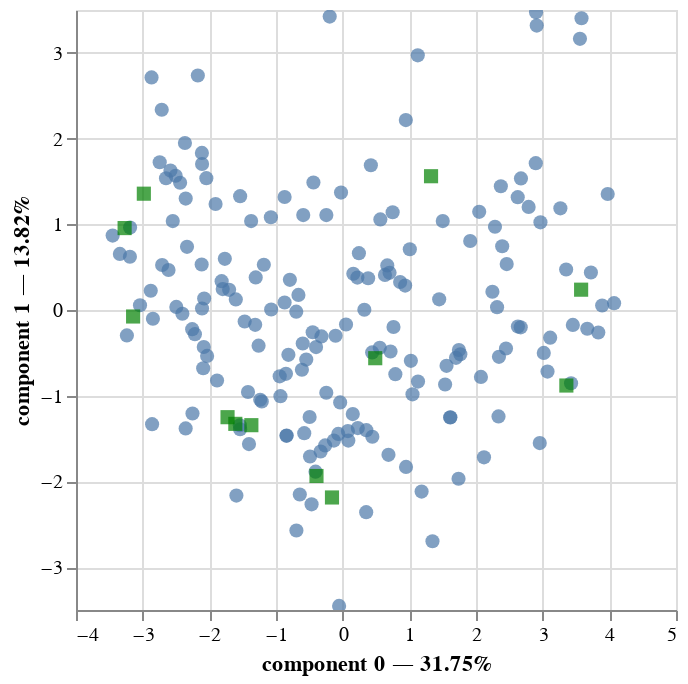

Notebook code cell kept with this figure:
### Markdown cell above
Above we only considered the mean value of each phenotype within each age group.  We can also consider the dispersion, as measured by the standard deviation (SD).

### Code cell
pca = prince.PCA(n_components=2)
pca = pca.fit(dc)
pca.plot(dc)

### Figure 1 — Vega-Lite specification as saved in the notebook (floating-point values rounded to 4 significant figures; data arrays with more than 128 entries replaced by an {"elided": "..."} marker saying what was removed)
{"config": {"view": {"continuousWidth": 300, "continuousHeight": 300}}, "layer": [{"data": {"name": "data-fbfb86cfd2a88598d4d18597992b0fec"}, "mark": {"type": "circle", "size": 50}, "encoding": {"tooltip": [{"field": "index", "type": "nominal"}, {"field": "component 0", "type": "quantitative"}, {"field": "component 1", "type": "quantitative"}], "x": {"axis": {"title": "component 0 — 31.75%"}, "field": "component 0", "scale": {"zero": false}, "type": "quantitative"}, "y": {"axis": {"title": "component 1 — 13.82%"}, "field": "component 1", "scale": {"zero": false}, "type": "quantitative"}}, "name": "view_2"}, {"data": {"name": "data-5c5017a438b51b7bce84ea22c0fa6f5a"}, "mark": {"type": "square", "color": "green", "size": 50}, "encoding": {"tooltip": [{"field": "variable", "type": "nominal"}], "x": {"field": "component 0", "scale": {"zero": false}, "type": "quantitative"}, "y": {"field": "component 1", "scale": {"zero": false}, "type": "quantitative"}}}], "params": [{"name": "param_2", "select": {"type": "interval", "encodings": ["x", "y"]}, "bind": "scales", "views": ["view_2"]}], "$schema": "https://vega.github.io/schema/vega-lite/v5.20.1.json", "datasets": {"data-fbfb86cfd2a88598d4d18597992b0fec": {"elided": "182 records"}, "data-5c5017a438b51b7bce84ea22c0fa6f5a": [{"variable": "3_mn", "component 0": -3.271, "component 1": 0.9558, "label": "3_mn"}, {"variable": "5_mn", "component 0": -2.982, "component 1": 1.357, "label": "5_mn"}, {"variable": "8_mn", "component 0": -3.143, "component 1": -0.07565, "label": "8_mn"}, {"variable": "14_mn", "component 0": -0.3927, "component 1": -1.937, "label": "14_mn"}, {"variable": "20_mn", "component 0": 3.577, "component 1": 0.237, "label": "20_mn"}, {"variable": "26_mn", "component 0": 3.355, "component 1": -0.8811, "label": "26_mn"}, {"variable": "3_sd", "component 0": -1.37, "component 1": -1.344, "label": "3_sd"}, {"variable": "5_sd", "component 0": -1.727, "component 1": -1.25, "label": "5_sd"}, {"variable": "8_sd", "component 0": -1.61, "component 1": -1.328, "label": "8_sd"}, {"variable": "14_sd", "component 0": -0.1603, "component 1": -2.187, "label": "14_sd"}, {"variable": "20_sd", "component 0": 1.326, "component 1": 1.561, "label": "20_sd"}, {"variable": "26_sd", "component 0": 0.4886, "component 1": -0.5623, "label": "26_sd"}]}}
